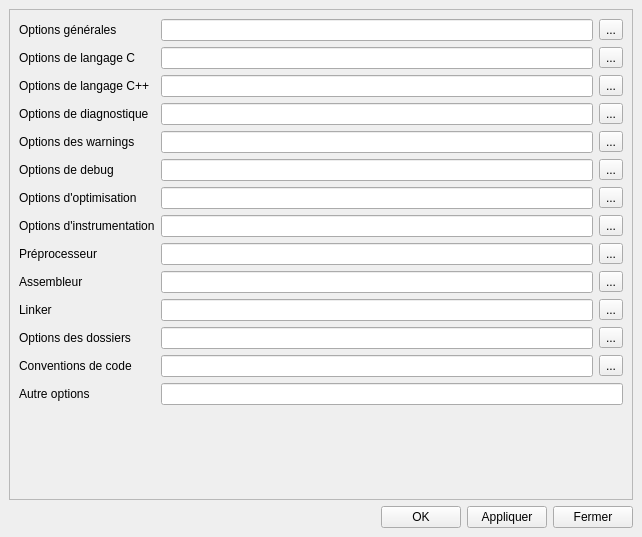
<?xml version="1.0" encoding="UTF-8"?>
<ui version="4.0">
 <class>CompilerParamWindow</class>
 <widget class="QMainWindow" name="CompilerParamWindow">
  <property name="geometry">
   <rect>
    <x>0</x>
    <y>0</y>
    <width>642</width>
    <height>537</height>
   </rect>
  </property>
  <property name="windowTitle">
   <string>MainWindow</string>
  </property>
  <widget class="QWidget" name="centralwidget">
   <layout class="QGridLayout" name="gridLayout">
    <item row="13" column="2">
     <widget class="QPushButton" name="pushButton_apply">
      <property name="text">
       <string>Appliquer</string>
      </property>
     </widget>
    </item>
    <item row="13" column="0">
     <spacer name="horizontalSpacer">
      <property name="orientation">
       <enum>Qt::Horizontal</enum>
      </property>
      <property name="sizeHint" stdset="0">
       <size>
        <width>40</width>
        <height>20</height>
       </size>
      </property>
     </spacer>
    </item>
    <item row="12" column="0" colspan="4">
     <widget class="QScrollArea" name="scrollArea">
      <property name="widgetResizable">
       <bool>true</bool>
      </property>
      <widget class="QWidget" name="scrollAreaWidgetContents">
       <property name="geometry">
        <rect>
         <x>0</x>
         <y>0</y>
         <width>622</width>
         <height>486</height>
        </rect>
       </property>
       <layout class="QFormLayout" name="formLayout">
        <item row="0" column="0">
         <widget class="QLabel" name="label_overall">
          <property name="text">
           <string>Options générales</string>
          </property>
         </widget>
        </item>
        <item row="0" column="1">
         <layout class="QHBoxLayout" name="horizontalLayout">
          <item>
           <widget class="QLineEdit" name="lineEdit_overall"/>
          </item>
          <item>
           <widget class="QToolButton" name="toolButton_overall">
            <property name="text">
             <string>...</string>
            </property>
           </widget>
          </item>
         </layout>
        </item>
        <item row="1" column="0">
         <widget class="QLabel" name="label_languageC">
          <property name="text">
           <string>Options de langage C</string>
          </property>
         </widget>
        </item>
        <item row="1" column="1">
         <layout class="QHBoxLayout" name="horizontalLayout_2">
          <item>
           <widget class="QLineEdit" name="lineEdit_languageC"/>
          </item>
          <item>
           <widget class="QToolButton" name="toolButton_languageC">
            <property name="text">
             <string>...</string>
            </property>
           </widget>
          </item>
         </layout>
        </item>
        <item row="2" column="0">
         <widget class="QLabel" name="label_languageCxx">
          <property name="text">
           <string>Options de langage C++</string>
          </property>
         </widget>
        </item>
        <item row="2" column="1">
         <layout class="QHBoxLayout" name="horizontalLayout_3">
          <item>
           <widget class="QLineEdit" name="lineEdit_languageCxx"/>
          </item>
          <item>
           <widget class="QToolButton" name="toolButton_languageCxx">
            <property name="text">
             <string>...</string>
            </property>
           </widget>
          </item>
         </layout>
        </item>
        <item row="3" column="0">
         <widget class="QLabel" name="label_diagnistic">
          <property name="text">
           <string>Options de diagnostique</string>
          </property>
         </widget>
        </item>
        <item row="3" column="1">
         <layout class="QHBoxLayout" name="horizontalLayout_4">
          <item>
           <widget class="QLineEdit" name="lineEdit_diagnostic"/>
          </item>
          <item>
           <widget class="QToolButton" name="toolButton_diagnostic">
            <property name="text">
             <string>...</string>
            </property>
           </widget>
          </item>
         </layout>
        </item>
        <item row="4" column="0">
         <widget class="QLabel" name="label_warnings">
          <property name="text">
           <string>Options des warnings</string>
          </property>
         </widget>
        </item>
        <item row="4" column="1">
         <layout class="QHBoxLayout" name="horizontalLayout_5">
          <item>
           <widget class="QLineEdit" name="lineEdit_warnings"/>
          </item>
          <item>
           <widget class="QToolButton" name="toolButton_warnings">
            <property name="text">
             <string>...</string>
            </property>
           </widget>
          </item>
         </layout>
        </item>
        <item row="5" column="0">
         <widget class="QLabel" name="label_debug">
          <property name="text">
           <string>Options de debug</string>
          </property>
         </widget>
        </item>
        <item row="5" column="1">
         <layout class="QHBoxLayout" name="horizontalLayout_6">
          <item>
           <widget class="QLineEdit" name="lineEdit_debug"/>
          </item>
          <item>
           <widget class="QToolButton" name="toolButton_debug">
            <property name="text">
             <string>...</string>
            </property>
           </widget>
          </item>
         </layout>
        </item>
        <item row="6" column="0">
         <widget class="QLabel" name="label_optimisation">
          <property name="text">
           <string>Options d'optimisation</string>
          </property>
         </widget>
        </item>
        <item row="6" column="1">
         <layout class="QHBoxLayout" name="horizontalLayout_7">
          <item>
           <widget class="QLineEdit" name="lineEdit_optimization"/>
          </item>
          <item>
           <widget class="QToolButton" name="toolButton_optimization">
            <property name="text">
             <string>...</string>
            </property>
           </widget>
          </item>
         </layout>
        </item>
        <item row="7" column="0">
         <widget class="QLabel" name="label_instrumentation">
          <property name="text">
           <string>Options d'instrumentation</string>
          </property>
         </widget>
        </item>
        <item row="7" column="1">
         <layout class="QHBoxLayout" name="horizontalLayout_8">
          <item>
           <widget class="QLineEdit" name="lineEdit_instrumentation"/>
          </item>
          <item>
           <widget class="QToolButton" name="toolButton_instrumentation">
            <property name="text">
             <string>...</string>
            </property>
           </widget>
          </item>
         </layout>
        </item>
        <item row="8" column="0">
         <widget class="QLabel" name="label_preprocessor">
          <property name="text">
           <string>Préprocesseur</string>
          </property>
         </widget>
        </item>
        <item row="8" column="1">
         <layout class="QHBoxLayout" name="horizontalLayout_9">
          <item>
           <widget class="QLineEdit" name="lineEdit_preprocessor"/>
          </item>
          <item>
           <widget class="QToolButton" name="toolButton_preprocessor">
            <property name="text">
             <string>...</string>
            </property>
           </widget>
          </item>
         </layout>
        </item>
        <item row="9" column="0">
         <widget class="QLabel" name="label_assembler">
          <property name="text">
           <string>Assembleur</string>
          </property>
         </widget>
        </item>
        <item row="9" column="1">
         <layout class="QHBoxLayout" name="horizontalLayout_10">
          <item>
           <widget class="QLineEdit" name="lineEdit_assembler"/>
          </item>
          <item>
           <widget class="QToolButton" name="toolButton_assembler">
            <property name="text">
             <string>...</string>
            </property>
           </widget>
          </item>
         </layout>
        </item>
        <item row="10" column="0">
         <widget class="QLabel" name="label_linker">
          <property name="text">
           <string>Linker</string>
          </property>
         </widget>
        </item>
        <item row="10" column="1">
         <layout class="QHBoxLayout" name="horizontalLayout_11">
          <item>
           <widget class="QLineEdit" name="lineEdit_linker"/>
          </item>
          <item>
           <widget class="QToolButton" name="toolButton_linker">
            <property name="text">
             <string>...</string>
            </property>
           </widget>
          </item>
         </layout>
        </item>
        <item row="11" column="0">
         <widget class="QLabel" name="label_dirs">
          <property name="text">
           <string>Options des dossiers</string>
          </property>
         </widget>
        </item>
        <item row="11" column="1">
         <layout class="QHBoxLayout" name="horizontalLayout_12">
          <item>
           <widget class="QLineEdit" name="lineEdit_dirs"/>
          </item>
          <item>
           <widget class="QToolButton" name="toolButton_dirs">
            <property name="text">
             <string>...</string>
            </property>
           </widget>
          </item>
         </layout>
        </item>
        <item row="12" column="0">
         <widget class="QLabel" name="label_codeConvention">
          <property name="text">
           <string>Conventions de code</string>
          </property>
         </widget>
        </item>
        <item row="12" column="1">
         <layout class="QHBoxLayout" name="horizontalLayout_13">
          <item>
           <widget class="QLineEdit" name="lineEdit_codeConvention"/>
          </item>
          <item>
           <widget class="QToolButton" name="toolButton_codeConvention">
            <property name="text">
             <string>...</string>
            </property>
           </widget>
          </item>
         </layout>
        </item>
        <item row="13" column="0">
         <widget class="QLabel" name="label_other">
          <property name="text">
           <string>Autre options</string>
          </property>
         </widget>
        </item>
        <item row="13" column="1">
         <widget class="QLineEdit" name="lineEdit_other"/>
        </item>
       </layout>
      </widget>
     </widget>
    </item>
    <item row="13" column="1">
     <widget class="QPushButton" name="pushButton_ok">
      <property name="text">
       <string>OK</string>
      </property>
     </widget>
    </item>
    <item row="13" column="3">
     <widget class="QPushButton" name="pushButton_close">
      <property name="text">
       <string>Fermer</string>
      </property>
     </widget>
    </item>
   </layout>
  </widget>
 </widget>
 <resources/>
 <connections/>
</ui>
